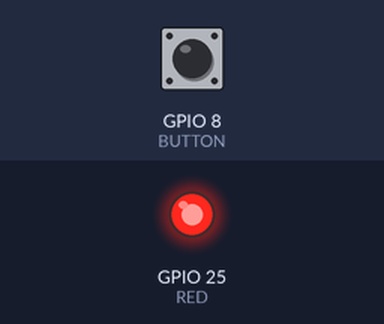
The program below on a simulated Raspberry Pi (BCM pin numbers). Shown: output pins drawn as LEDs (lit = HIGH). Inputs (shaded band) come from the test bench; at power-on: GPIO 8 (BUTTON) HIGH.

Above: at 0.2 s.
Timing chart, 0 to 1.7 s (numbered marks = the images above):
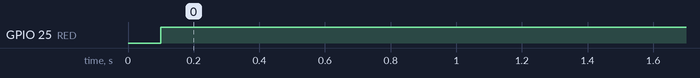

Measured:
- by itself, GPIO 25 (RED): LOW → HIGH at 0.10 s

The program:

led3.py
```python
import RPi.GPIO as GPIO
import time


RED=25  #GPIO-number
BUTTON = 8

GPIO.setmode(GPIO.BCM)
#GPIO.setwarnings(False)

GPIO.setup(RED,GPIO.OUT)
GPIO.output(RED,GPIO.LOW)

GPIO.setup(BUTTON, GPIO.IN, pull_up_down=GPIO.PUD_UP)

while True:
    time.sleep(0.1)
    btnState = GPIO.input(BUTTON)
    #print(btnState)
    if btnState == False:
        GPIO.output(RED,GPIO.HIGH)
    else:
        GPIO.output(RED,GPIO.HIGH)
```
